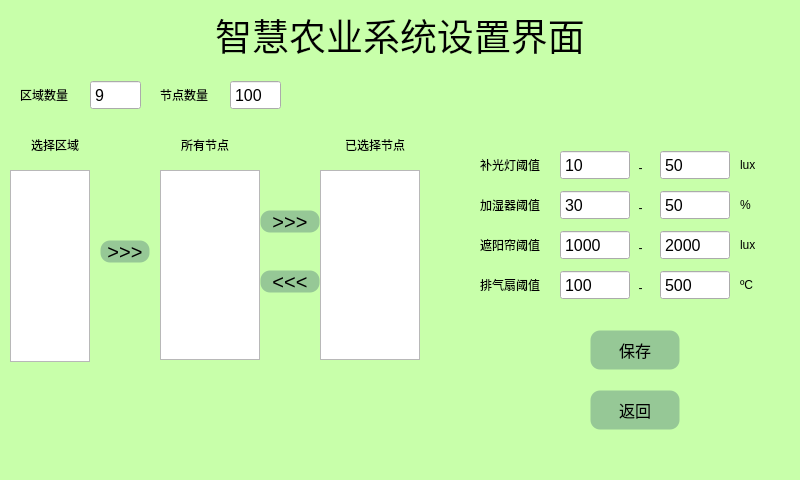
<?xml version="1.0" encoding="UTF-8"?>
<ui version="4.0">
 <class>SettingWindow</class>
 <widget class="QMainWindow" name="SettingWindow">
  <property name="geometry">
   <rect>
    <x>0</x>
    <y>0</y>
    <width>800</width>
    <height>480</height>
   </rect>
  </property>
  <property name="windowTitle">
   <string>智慧农业设置界面</string>
  </property>
  <property name="styleSheet">
   <string notr="true">QLabel
{	
	font: 9pt &quot;Arial&quot;;
}
QLabel#label_title
{
	
	font: 28pt &quot;楷体&quot;;
}
QWidget#centralwidget
{
	background-color:  rgb(200, 255, 170);
}

QPushButton
{
	border-radius:10px;
	border-width:1px;
	border-style:solid;
	background-color:  rgb(150, 200, 150);	
}
</string>
  </property>
  <widget class="QWidget" name="centralwidget">
   <widget class="QPushButton" name="btn_addNode">
    <property name="geometry">
     <rect>
      <x>260</x>
      <y>210</y>
      <width>60</width>
      <height>23</height>
     </rect>
    </property>
    <property name="font">
     <font>
      <pointsize>15</pointsize>
     </font>
    </property>
    <property name="text">
     <string>&gt;&gt;&gt;</string>
    </property>
   </widget>
   <widget class="QPushButton" name="btn_return">
    <property name="geometry">
     <rect>
      <x>590</x>
      <y>390</y>
      <width>90</width>
      <height>40</height>
     </rect>
    </property>
    <property name="font">
     <font>
      <pointsize>12</pointsize>
     </font>
    </property>
    <property name="text">
     <string>返回</string>
    </property>
   </widget>
   <widget class="QPushButton" name="btn_save">
    <property name="geometry">
     <rect>
      <x>590</x>
      <y>330</y>
      <width>90</width>
      <height>40</height>
     </rect>
    </property>
    <property name="font">
     <font>
      <pointsize>12</pointsize>
     </font>
    </property>
    <property name="text">
     <string>保存</string>
    </property>
   </widget>
   <widget class="QLabel" name="label_title">
    <property name="geometry">
     <rect>
      <x>0</x>
      <y>0</y>
      <width>800</width>
      <height>70</height>
     </rect>
    </property>
    <property name="font">
     <font>
      <pointsize>28</pointsize>
      <italic>false</italic>
      <bold>false</bold>
     </font>
    </property>
    <property name="text">
     <string>智慧农业系统设置界面</string>
    </property>
    <property name="alignment">
     <set>Qt::AlignCenter</set>
    </property>
   </widget>
   <widget class="QSpinBox" name="spinBox_areaNum">
    <property name="geometry">
     <rect>
      <x>90</x>
      <y>80</y>
      <width>51</width>
      <height>30</height>
     </rect>
    </property>
    <property name="font">
     <font>
      <pointsize>12</pointsize>
      <bold>false</bold>
     </font>
    </property>
    <property name="buttonSymbols">
     <enum>QAbstractSpinBox::NoButtons</enum>
    </property>
    <property name="minimum">
     <number>1</number>
    </property>
    <property name="maximum">
     <number>999</number>
    </property>
    <property name="value">
     <number>9</number>
    </property>
   </widget>
   <widget class="QLabel" name="label_8">
    <property name="geometry">
     <rect>
      <x>480</x>
      <y>150</y>
      <width>70</width>
      <height>30</height>
     </rect>
    </property>
    <property name="text">
     <string>补光灯阈值</string>
    </property>
   </widget>
   <widget class="QLabel" name="label_21">
    <property name="geometry">
     <rect>
      <x>340</x>
      <y>130</y>
      <width>70</width>
      <height>30</height>
     </rect>
    </property>
    <property name="font">
     <font>
      <pointsize>9</pointsize>
      <italic>false</italic>
      <bold>false</bold>
     </font>
    </property>
    <property name="text">
     <string>已选择节点</string>
    </property>
    <property name="alignment">
     <set>Qt::AlignCenter</set>
    </property>
   </widget>
   <widget class="QLabel" name="label_20">
    <property name="geometry">
     <rect>
      <x>20</x>
      <y>130</y>
      <width>70</width>
      <height>30</height>
     </rect>
    </property>
    <property name="font">
     <font>
      <pointsize>9</pointsize>
      <italic>false</italic>
      <bold>false</bold>
     </font>
    </property>
    <property name="text">
     <string>选择区域</string>
    </property>
    <property name="alignment">
     <set>Qt::AlignCenter</set>
    </property>
   </widget>
   <widget class="QLabel" name="label_14">
    <property name="geometry">
     <rect>
      <x>740</x>
      <y>190</y>
      <width>54</width>
      <height>30</height>
     </rect>
    </property>
    <property name="text">
     <string>%</string>
    </property>
   </widget>
   <widget class="QLabel" name="label_12">
    <property name="geometry">
     <rect>
      <x>740</x>
      <y>150</y>
      <width>54</width>
      <height>30</height>
     </rect>
    </property>
    <property name="text">
     <string>lux</string>
    </property>
   </widget>
   <widget class="QLabel" name="label_15">
    <property name="geometry">
     <rect>
      <x>740</x>
      <y>270</y>
      <width>54</width>
      <height>30</height>
     </rect>
    </property>
    <property name="text">
     <string>ºC </string>
    </property>
   </widget>
   <widget class="QLabel" name="label_10">
    <property name="geometry">
     <rect>
      <x>480</x>
      <y>230</y>
      <width>70</width>
      <height>30</height>
     </rect>
    </property>
    <property name="text">
     <string>遮阳帘阈值</string>
    </property>
   </widget>
   <widget class="QListWidget" name="listWidget_nodeSelect">
    <property name="geometry">
     <rect>
      <x>320</x>
      <y>170</y>
      <width>100</width>
      <height>190</height>
     </rect>
    </property>
    <property name="font">
     <font>
      <pointsize>12</pointsize>
     </font>
    </property>
    <property name="horizontalScrollBarPolicy">
     <enum>Qt::ScrollBarAsNeeded</enum>
    </property>
   </widget>
   <widget class="QPushButton" name="pushButton_2">
    <property name="geometry">
     <rect>
      <x>100</x>
      <y>240</y>
      <width>50</width>
      <height>23</height>
     </rect>
    </property>
    <property name="font">
     <font>
      <pointsize>15</pointsize>
     </font>
    </property>
    <property name="text">
     <string>&gt;&gt;&gt;</string>
    </property>
   </widget>
   <widget class="QLabel" name="label_9">
    <property name="geometry">
     <rect>
      <x>480</x>
      <y>190</y>
      <width>70</width>
      <height>30</height>
     </rect>
    </property>
    <property name="text">
     <string>加湿器阈值</string>
    </property>
   </widget>
   <widget class="QLabel" name="label_4">
    <property name="geometry">
     <rect>
      <x>20</x>
      <y>80</y>
      <width>70</width>
      <height>30</height>
     </rect>
    </property>
    <property name="font">
     <font>
      <pointsize>9</pointsize>
      <italic>false</italic>
      <bold>false</bold>
     </font>
    </property>
    <property name="text">
     <string>区域数量</string>
    </property>
   </widget>
   <widget class="QListWidget" name="listWidget_nodeAll">
    <property name="geometry">
     <rect>
      <x>160</x>
      <y>170</y>
      <width>100</width>
      <height>190</height>
     </rect>
    </property>
    <property name="font">
     <font>
      <pointsize>12</pointsize>
     </font>
    </property>
    <property name="horizontalScrollBarPolicy">
     <enum>Qt::ScrollBarAsNeeded</enum>
    </property>
   </widget>
   <widget class="QListWidget" name="listWidget_area">
    <property name="geometry">
     <rect>
      <x>10</x>
      <y>170</y>
      <width>80</width>
      <height>192</height>
     </rect>
    </property>
    <property name="font">
     <font>
      <pointsize>12</pointsize>
     </font>
    </property>
    <property name="horizontalScrollBarPolicy">
     <enum>Qt::ScrollBarAsNeeded</enum>
    </property>
   </widget>
   <widget class="QPushButton" name="btn_removeNode">
    <property name="geometry">
     <rect>
      <x>260</x>
      <y>270</y>
      <width>60</width>
      <height>23</height>
     </rect>
    </property>
    <property name="font">
     <font>
      <pointsize>15</pointsize>
     </font>
    </property>
    <property name="text">
     <string>&lt;&lt;&lt;</string>
    </property>
   </widget>
   <widget class="QLabel" name="label_11">
    <property name="geometry">
     <rect>
      <x>480</x>
      <y>270</y>
      <width>70</width>
      <height>30</height>
     </rect>
    </property>
    <property name="text">
     <string>排气扇阈值</string>
    </property>
   </widget>
   <widget class="QLabel" name="label_13">
    <property name="geometry">
     <rect>
      <x>740</x>
      <y>230</y>
      <width>54</width>
      <height>30</height>
     </rect>
    </property>
    <property name="text">
     <string>lux</string>
    </property>
   </widget>
   <widget class="QLabel" name="label_19">
    <property name="geometry">
     <rect>
      <x>630</x>
      <y>280</y>
      <width>21</width>
      <height>16</height>
     </rect>
    </property>
    <property name="text">
     <string>-</string>
    </property>
    <property name="alignment">
     <set>Qt::AlignCenter</set>
    </property>
   </widget>
   <widget class="QLabel" name="label_18">
    <property name="geometry">
     <rect>
      <x>630</x>
      <y>240</y>
      <width>21</width>
      <height>16</height>
     </rect>
    </property>
    <property name="text">
     <string>-</string>
    </property>
    <property name="alignment">
     <set>Qt::AlignCenter</set>
    </property>
   </widget>
   <widget class="QLabel" name="label_17">
    <property name="geometry">
     <rect>
      <x>630</x>
      <y>200</y>
      <width>21</width>
      <height>16</height>
     </rect>
    </property>
    <property name="text">
     <string>-</string>
    </property>
    <property name="alignment">
     <set>Qt::AlignCenter</set>
    </property>
   </widget>
   <widget class="QLabel" name="label_16">
    <property name="geometry">
     <rect>
      <x>630</x>
      <y>160</y>
      <width>21</width>
      <height>16</height>
     </rect>
    </property>
    <property name="text">
     <string>-</string>
    </property>
    <property name="alignment">
     <set>Qt::AlignCenter</set>
    </property>
   </widget>
   <widget class="QLabel" name="label_22">
    <property name="geometry">
     <rect>
      <x>170</x>
      <y>130</y>
      <width>70</width>
      <height>30</height>
     </rect>
    </property>
    <property name="font">
     <font>
      <pointsize>9</pointsize>
      <italic>false</italic>
      <bold>false</bold>
     </font>
    </property>
    <property name="text">
     <string>所有节点</string>
    </property>
    <property name="alignment">
     <set>Qt::AlignCenter</set>
    </property>
   </widget>
   <widget class="QLabel" name="label_5">
    <property name="geometry">
     <rect>
      <x>160</x>
      <y>80</y>
      <width>70</width>
      <height>30</height>
     </rect>
    </property>
    <property name="font">
     <font>
      <pointsize>9</pointsize>
      <italic>false</italic>
      <bold>false</bold>
     </font>
    </property>
    <property name="text">
     <string>节点数量</string>
    </property>
   </widget>
   <widget class="QSpinBox" name="spinBox_nodeNum">
    <property name="geometry">
     <rect>
      <x>230</x>
      <y>80</y>
      <width>51</width>
      <height>30</height>
     </rect>
    </property>
    <property name="font">
     <font>
      <pointsize>12</pointsize>
      <bold>false</bold>
     </font>
    </property>
    <property name="buttonSymbols">
     <enum>QAbstractSpinBox::NoButtons</enum>
    </property>
    <property name="minimum">
     <number>1</number>
    </property>
    <property name="maximum">
     <number>999</number>
    </property>
    <property name="value">
     <number>100</number>
    </property>
   </widget>
   <widget class="QSpinBox" name="spinBox_lamp_down">
    <property name="geometry">
     <rect>
      <x>560</x>
      <y>150</y>
      <width>70</width>
      <height>30</height>
     </rect>
    </property>
    <property name="font">
     <font>
      <pointsize>12</pointsize>
      <bold>false</bold>
     </font>
    </property>
    <property name="buttonSymbols">
     <enum>QAbstractSpinBox::NoButtons</enum>
    </property>
    <property name="minimum">
     <number>1</number>
    </property>
    <property name="maximum">
     <number>9999</number>
    </property>
    <property name="value">
     <number>10</number>
    </property>
   </widget>
   <widget class="QSpinBox" name="spinBox_lamp_up">
    <property name="geometry">
     <rect>
      <x>660</x>
      <y>150</y>
      <width>70</width>
      <height>30</height>
     </rect>
    </property>
    <property name="font">
     <font>
      <pointsize>12</pointsize>
      <bold>false</bold>
     </font>
    </property>
    <property name="buttonSymbols">
     <enum>QAbstractSpinBox::NoButtons</enum>
    </property>
    <property name="minimum">
     <number>1</number>
    </property>
    <property name="maximum">
     <number>9999</number>
    </property>
    <property name="value">
     <number>50</number>
    </property>
   </widget>
   <widget class="QSpinBox" name="spinBox_humi_up">
    <property name="geometry">
     <rect>
      <x>660</x>
      <y>190</y>
      <width>70</width>
      <height>30</height>
     </rect>
    </property>
    <property name="font">
     <font>
      <pointsize>12</pointsize>
      <bold>false</bold>
     </font>
    </property>
    <property name="buttonSymbols">
     <enum>QAbstractSpinBox::NoButtons</enum>
    </property>
    <property name="minimum">
     <number>1</number>
    </property>
    <property name="maximum">
     <number>100</number>
    </property>
    <property name="value">
     <number>50</number>
    </property>
   </widget>
   <widget class="QSpinBox" name="spinBox_humi_down">
    <property name="geometry">
     <rect>
      <x>560</x>
      <y>190</y>
      <width>70</width>
      <height>30</height>
     </rect>
    </property>
    <property name="font">
     <font>
      <pointsize>12</pointsize>
      <bold>false</bold>
     </font>
    </property>
    <property name="buttonSymbols">
     <enum>QAbstractSpinBox::NoButtons</enum>
    </property>
    <property name="minimum">
     <number>1</number>
    </property>
    <property name="maximum">
     <number>100</number>
    </property>
    <property name="value">
     <number>30</number>
    </property>
   </widget>
   <widget class="QSpinBox" name="spinBox_curtain_up">
    <property name="geometry">
     <rect>
      <x>660</x>
      <y>230</y>
      <width>70</width>
      <height>30</height>
     </rect>
    </property>
    <property name="font">
     <font>
      <pointsize>12</pointsize>
      <bold>false</bold>
     </font>
    </property>
    <property name="buttonSymbols">
     <enum>QAbstractSpinBox::NoButtons</enum>
    </property>
    <property name="minimum">
     <number>1</number>
    </property>
    <property name="maximum">
     <number>9999</number>
    </property>
    <property name="value">
     <number>2000</number>
    </property>
   </widget>
   <widget class="QSpinBox" name="spinBox_curtain_down">
    <property name="geometry">
     <rect>
      <x>560</x>
      <y>230</y>
      <width>70</width>
      <height>30</height>
     </rect>
    </property>
    <property name="font">
     <font>
      <pointsize>12</pointsize>
      <bold>false</bold>
     </font>
    </property>
    <property name="buttonSymbols">
     <enum>QAbstractSpinBox::NoButtons</enum>
    </property>
    <property name="minimum">
     <number>1</number>
    </property>
    <property name="maximum">
     <number>9999</number>
    </property>
    <property name="value">
     <number>1000</number>
    </property>
   </widget>
   <widget class="QSpinBox" name="spinBox_fan_up">
    <property name="geometry">
     <rect>
      <x>660</x>
      <y>270</y>
      <width>70</width>
      <height>30</height>
     </rect>
    </property>
    <property name="font">
     <font>
      <pointsize>12</pointsize>
      <bold>false</bold>
     </font>
    </property>
    <property name="buttonSymbols">
     <enum>QAbstractSpinBox::NoButtons</enum>
    </property>
    <property name="minimum">
     <number>1</number>
    </property>
    <property name="maximum">
     <number>9999</number>
    </property>
    <property name="value">
     <number>500</number>
    </property>
   </widget>
   <widget class="QSpinBox" name="spinBox_fan_down">
    <property name="geometry">
     <rect>
      <x>560</x>
      <y>270</y>
      <width>70</width>
      <height>30</height>
     </rect>
    </property>
    <property name="font">
     <font>
      <pointsize>12</pointsize>
      <bold>false</bold>
     </font>
    </property>
    <property name="buttonSymbols">
     <enum>QAbstractSpinBox::NoButtons</enum>
    </property>
    <property name="minimum">
     <number>1</number>
    </property>
    <property name="maximum">
     <number>9999</number>
    </property>
    <property name="value">
     <number>100</number>
    </property>
   </widget>
  </widget>
 </widget>
 <tabstops>
  <tabstop>spinBox_areaNum</tabstop>
  <tabstop>spinBox_nodeNum</tabstop>
  <tabstop>spinBox_lamp_down</tabstop>
  <tabstop>spinBox_lamp_up</tabstop>
  <tabstop>spinBox_humi_down</tabstop>
  <tabstop>spinBox_humi_up</tabstop>
  <tabstop>spinBox_curtain_down</tabstop>
  <tabstop>spinBox_curtain_up</tabstop>
  <tabstop>spinBox_fan_down</tabstop>
  <tabstop>spinBox_fan_up</tabstop>
  <tabstop>listWidget_area</tabstop>
  <tabstop>pushButton_2</tabstop>
  <tabstop>listWidget_nodeAll</tabstop>
  <tabstop>btn_addNode</tabstop>
  <tabstop>listWidget_nodeSelect</tabstop>
  <tabstop>btn_removeNode</tabstop>
  <tabstop>btn_save</tabstop>
  <tabstop>btn_return</tabstop>
 </tabstops>
 <resources/>
 <connections/>
</ui>
